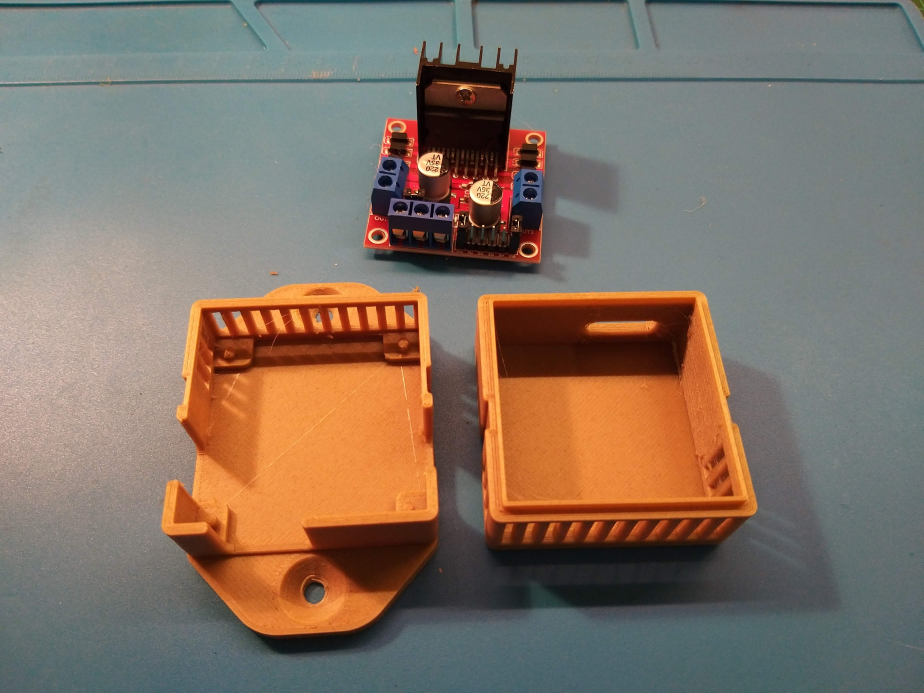
#> input picture Carcasas/3328541_L298N_Case_with_Zip-Tie_closure_and_Screw_holes_for_placement/images/20190102_104108.jpg, 4618 x 3464 px, given in place of the camera (shown at 1/5 size)
$ python WALL2_VISION.py
#> lines starting #> are read from the running program, lines starting #| are printed output that depends on the picture; after the words box and inside, x2 and y2 are one past the last pixel; in counts of white or black regions, pixels touching at a corner belong together
### Codigos/Raspy/utils.py
"""
Helper functions for colour tracking

hsv_masking(frame, lower_thresh, upper_thresh) - masks an image with HSV thresholds
hsv_detection(hsv_mask) - calculate centroids of large contours in the frame

Class Tracker() provides an example implementation of the tracker functions
"""
# pylint: disable = invalid-name
from collections import OrderedDict
import cv2
import time
import numpy as np
from scipy.spatial import distance


def hsv_masking(frame, lower_thresh_hsv, upper_thresh_hsv, lower_threshold_binary=60):
    """
    Applies a HSV mask to isolate a colour
    hsv_masking(frame, lower_thresh, upper_thresh) -> masked
    """
    hsv = cv2.cvtColor(frame, cv2.COLOR_BGR2HSV)
    mask = cv2.inRange(hsv, lower_thresh_hsv, upper_thresh_hsv)
    blur_mask = cv2.GaussianBlur(mask, (51, 51), 0)
    ret_color, mask_color_otsu = cv2.threshold(blur_mask, 0, 255, cv2.THRESH_BINARY + cv2.THRESH_OTSU)
    # mask = cv2.morphologyEx(mask, cv2.MORPH_ERODE, np.ones((3, 3), np.uint8))
    # ret = cv2.bitwise_and(frame, frame, mask=mask)
    ret = cv2.bitwise_and(frame, frame, mask=mask_color_otsu)

    gray = cv2.cvtColor(ret, cv2.COLOR_BGR2GRAY)
    _, thresh = cv2.threshold(gray, lower_threshold_binary, 255, cv2.THRESH_BINARY)
    return thresh, ret


def hsv_detection(hsv_mask):
    """
    Detector that outputs position of contours in the HSV mask
    """
    contours, _ = cv2.findContours(hsv_mask, cv2.RETR_TREE, cv2.CHAIN_APPROX_SIMPLE)
    good_pts = []
    if contours:
        contour_areas = np.array([cv2.contourArea(c) for c in contours])
        max_area = max(contour_areas)
        min_area = max_area / 3

        for i, cnt in enumerate(contours):
            if contour_areas[i] > min_area:
                # hull = cv2.convexHull(cnt)
                # cv2.drawContours(frame, [cnt], 0, (0, 255, 0), 2)
                # cv2.drawContours(frame, [hull], 0, (0, 0, 255), 3)
                moment = cv2.moments(cnt)
                centroid_x = int(moment["m10"] / moment["m00"])
                centroid_y = int(moment["m01"] / moment["m00"])
                good_pts.append([centroid_x, centroid_y])
    return good_pts


# [4 lines left out: function show, not called in this run]


class Tracker:
    """
    Simple object tracker with centroid euclidian distance
    """

    # [101 lines left out: functions __init__, register, deregister, update, SmallestSignedAngleBetween, set_ref, not called in this run]

### Codigos/Raspy/WALL2_VISION.py
import serial
import time
import cv2
import numpy as np
import imutils
from imutils.video import FPS, WebcamVideoStream

from utils import hsv_masking, hsv_detection


#####PARÁMETROS PARA LA SEGMENTACIÓN #####
# upperThresh = np.array([115, 255, 255])
# lowerThresh = np.array([95, 35, 120])

upperThresh = np.array([111, 255, 255])
lowerThresh = np.array([91, 62, 61])


cannyLowerThresh = 50


debounce = 0

try:
    print("----------- INICIANDO WALL2 MARK5 ------------")


    print("----------- INICIANDO CAMARA ------------")

    height = 300
    stream = WebcamVideoStream(0)
    stream.start()
    # tracker = Tracker()
    fps = FPS().start()
    time.sleep(2)

    print("----------- COMENZANDO LECTURAS ------------")
    time.sleep(1)

    while True:

        init_loop = time.time()

        frame = stream.read()
#> frame is the input picture: shape (3464, 4618, 3); mean B, G, R 101.2, 114.3, 130.1
        frame = imutils.resize(frame, height=height)
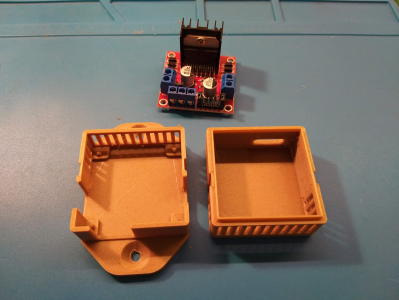
#> frame: shape (300, 399, 3); mean B, G, R 101.2, 114.3, 130.1
        fps.stop()

        # Detect Object
        hsv_mask, res1 = hsv_masking(frame, lowerThresh, upperThresh)
#> in hsv_masking, `hsv = cv2.cvtColor(frame, cv2.COLOR_BGR2HSV)`: hsv: shape (300, 399, 3); mean H, S, V 60.8, 75.8, 138.6
#> in hsv_masking, `mask = cv2.inRange(hsv, lower_thresh_hsv, upper_thresh_hsv)`:
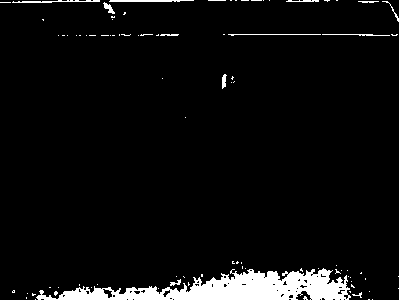
#> mask: shape (300, 399); 5.2% white; 89 white regions (76 under 20 px), largest, box (x1, y1, x2, y2) and area: (36, 268, 351, 300) 5075, (109, 0, 194, 2) 152, (12, 0, 100, 3) 145
#> in hsv_masking, `blur_mask = cv2.GaussianBlur(mask, (51, 51), 0)`:
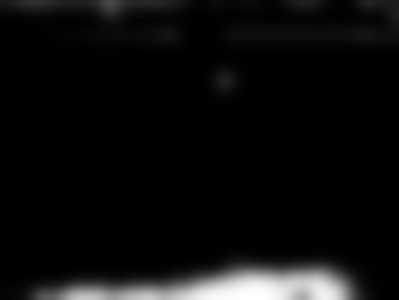
#> blur_mask: shape (300, 399); min 0, max 255, mean 13
#> in hsv_masking, `ret_color, mask_color_otsu = cv2.threshold(blur_mask, 0, 255, cv2.THRE..`:
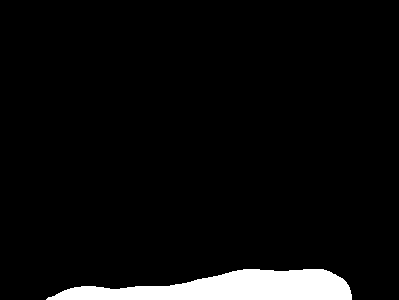
#> mask_color_otsu: shape (300, 399); 5.2% white; 1 white region
#> in hsv_masking, `ret_color, mask_color_otsu = cv2.threshold(blur_mask, 0, 255, cv2.THRE..`: ret_color = 92
#> in hsv_masking, `ret = cv2.bitwise_and(frame, frame, mask=mask_color_otsu)`:
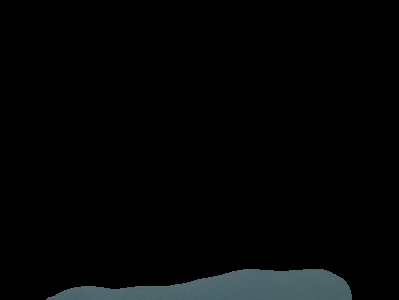
#> ret: shape (300, 399, 3); mean B, G, R 5.5, 5.2, 4.1

        # Track Object
        track_position = hsv_detection(hsv_mask)
#> in hsv_detection, `contours, _ = cv2.findContours(hsv_mask, cv2.RETR_TREE, cv2.CHAIN_APPR..`: contours = 1 contour; box (x1, y1, x2, y2) and area: (46, 269, 352, 300) 5876
#> in hsv_detection, `contour_areas = np.array([cv2.contourArea(c) for c in contours])`: contour_areas = [5876]
#> in hsv_detection, `max_area = max(contour_areas)`: max_area = 5876
#> in hsv_detection, `min_area = max_area / 3`: min_area = 1958.7
#> the loop in hsv_detection, `for i, cnt in enumerate(contours):` made 1 pass
#> (centroid_x, centroid_y) on pass 1: (230, 287)
#> after the loop in hsv_detection, `for i, cnt in enumerate(contours):`: good_pts = [[230, 287]]
#> track_position = [[230, 287]]

        if(len(track_position) > 0):
        # Calculate node and draw finger
            cv2.circle(res1, tuple(track_position[0]), 6, (255, 255, 255), -1)
#> res1: shape (300, 399, 3); 0.09% of pixels changed, all inside (x1, y1, x2, y2) = (224, 281, 237, 294)
            cv2.putText(
                res1,
                "(%d, %d)" % (*track_position[0],),
                (abs(track_position[0][0] - 25), abs(track_position[0][1] - 25)),
                cv2.FONT_HERSHEY_SIMPLEX,
                0.5,
                (255, 255, 255),
                2,
            )
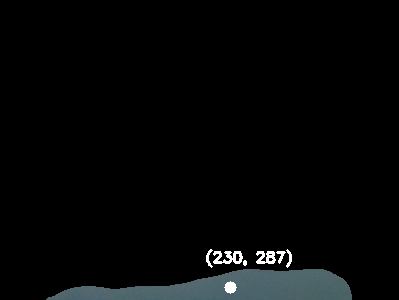
#> res1: shape (300, 399, 3); mean B, G, R 7, 6.7, 5.5


         # Update the frames
        cv2.imshow("Live Feed", frame)
        cv2.imshow("Segmentation", res1)

        # Keyboard OP
        k = cv2.waitKey(5) & 0xFF
#> (key q is pressed here)
        if k == 27 or k == ord("q"):  # Esc
            break

        fps.update()


except KeyboardInterrupt:
    print("\nInterrupcion por teclado")
except ValueError as ve:
    print(ve)
    print("Otra interrupcion")
finally:
    pass

$ run again, on Carcasas/3328541_L298N_Case_with_Zip-Tie_closure_and_Screw_holes_for_placement/images/20190102_104234.jpg
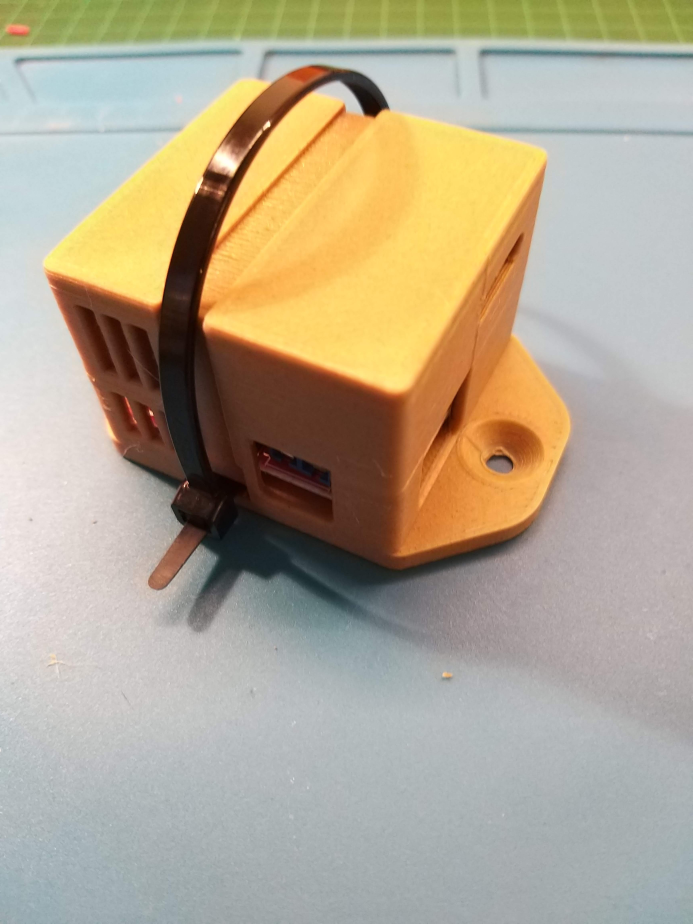
#> input picture Carcasas/3328541_L298N_Case_with_Zip-Tie_closure_and_Screw_holes_for_placement/images/20190102_104234.jpg, 3464 x 4618 px, given in place of the camera (shown at 1/5 size)
#> frame is the input picture: shape (4618, 3464, 3); mean B, G, R 145.7, 167.7, 178.8
#> frame: shape (300, 225, 3)
#> hsv: shape (300, 225, 3); mean H, S, V 62.4, 62.7, 184.6
#> in hsv_masking, `mask = cv2.inRange(hsv, lower_thresh_hsv, upper_thresh_hsv)`:
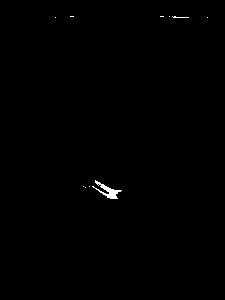
#> mask: shape (300, 225); 0.32% white; 10 white regions (9 under 20 px), largest, box (x1, y1, x2, y2) and area: (92, 180, 122, 199) 180
#> mask_color_otsu: shape (300, 225); 1.1% white; 1 white region, box (x1, y1, x2, y2) and area: (91, 177, 125, 206) 757
#> ret_color = 22
#> thresh: shape (300, 225); 0.63% white; 1 white region
#> contours = 1 contour; box (x1, y1, x2, y2) and area: (91, 182, 125, 206) 368
#> contour_areas = [368.5]
#> max_area = 368.5
#> min_area = 122.8
#> the loop in hsv_detection, `for i, cnt in enumerate(contours):` made 1 pass
#> (centroid_x, centroid_y) on pass 1: (108, 195)
#> after the loop in hsv_detection, `for i, cnt in enumerate(contours):`: good_pts = [[108, 195]]
#> `cv2.putText( res1, "(%d, %d)" % (*track_position[0],), (abs(track_posi..`:
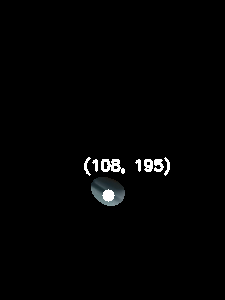
#> res1: shape (300, 225, 3); mean B, G, R 3.4, 3.4, 3.3
